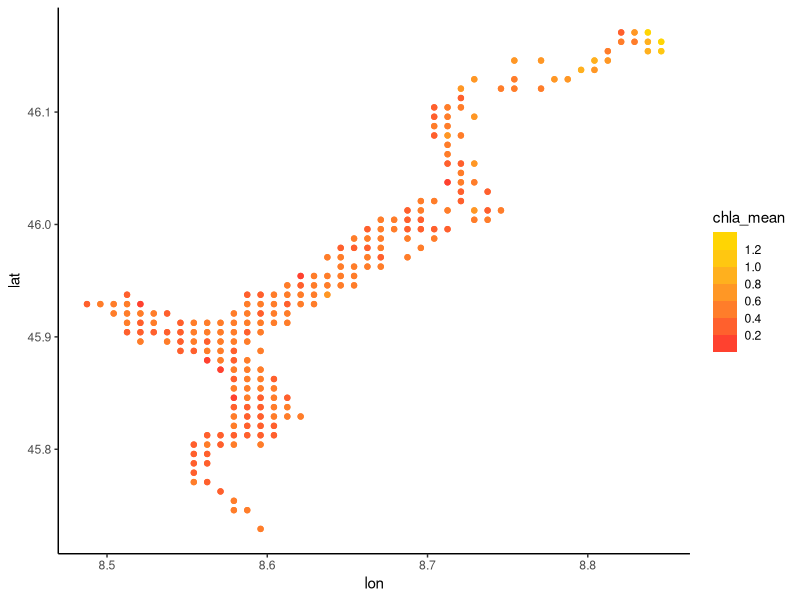
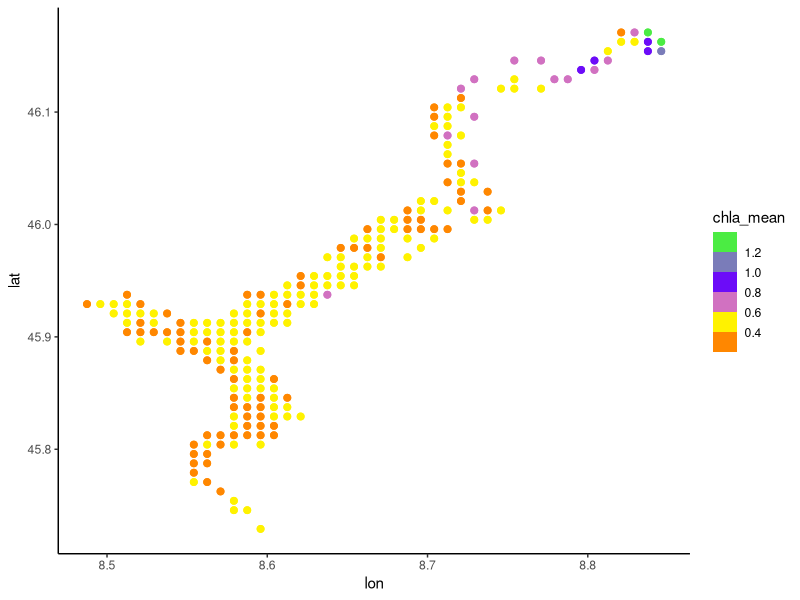
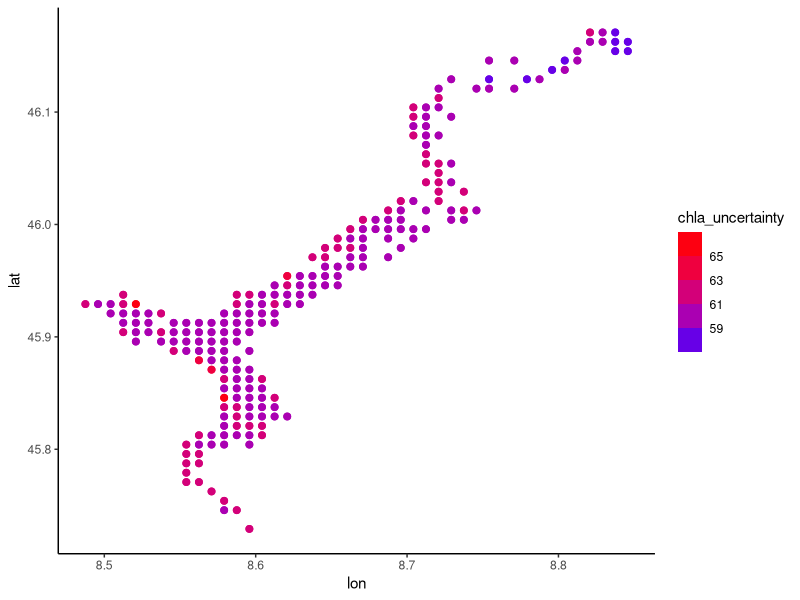
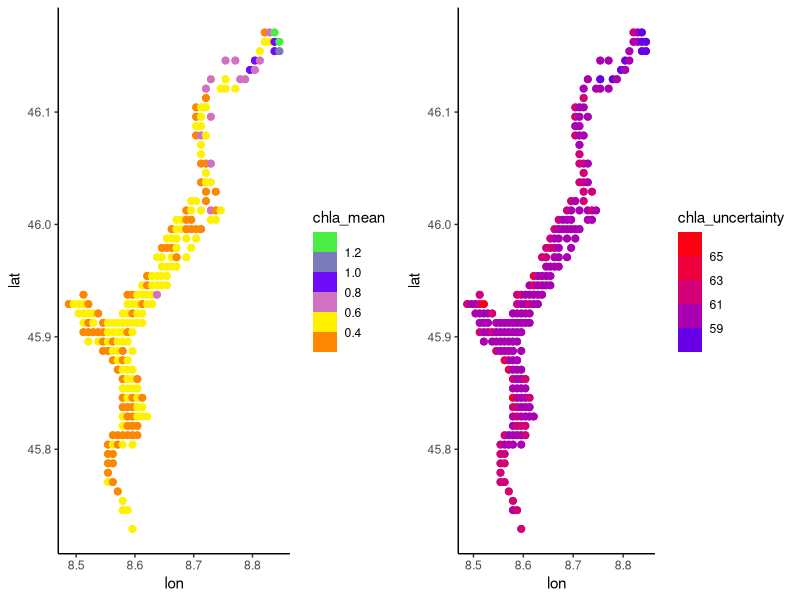
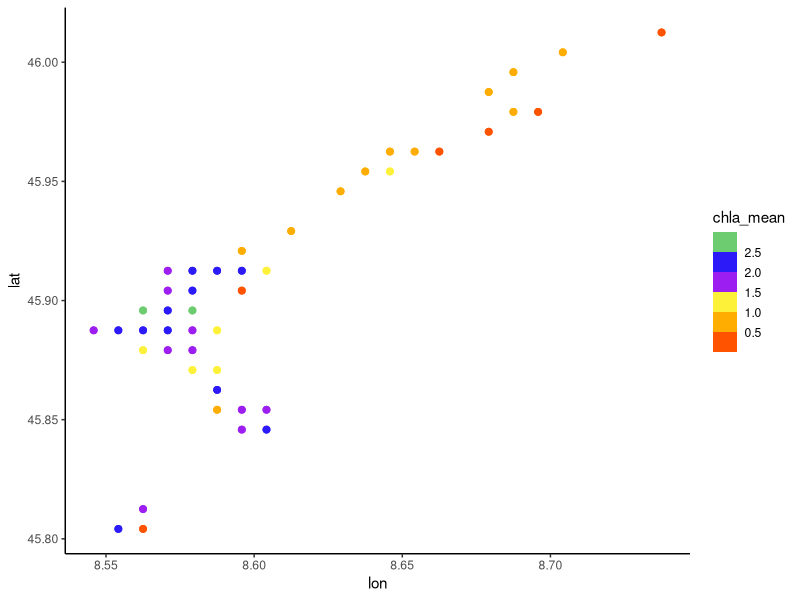
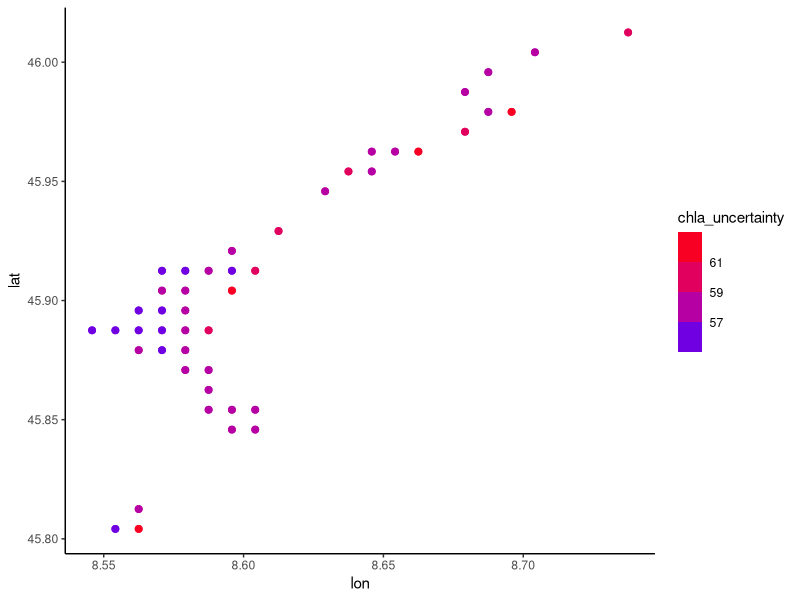
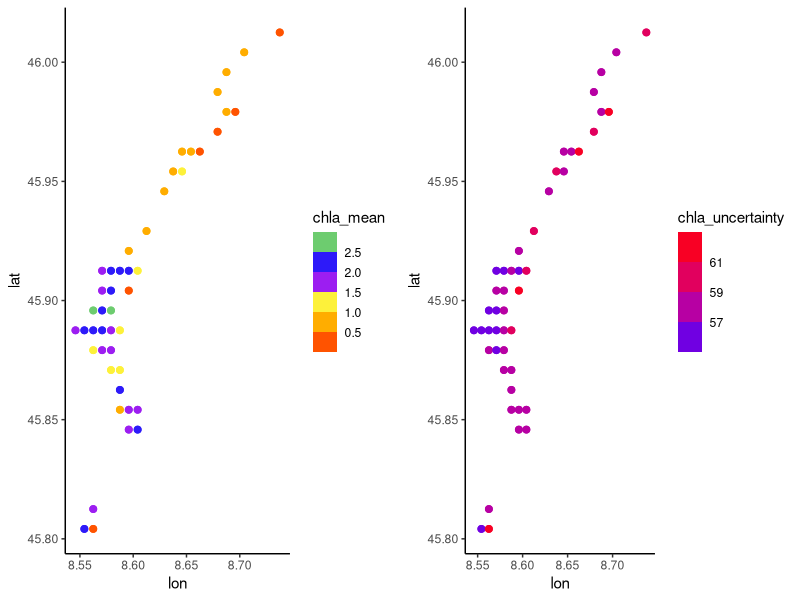

Reproduce these figures in R, in order.
# First time exploring data from the lakescci project
# 09.09.2023

library(ggplot2)
library(tidyverse)


maggiore <- read.csv("data/maggiore_8.3.csv")
maggiore2 <- subset(maggiore, select = c(lat, lon, time, chla_mean, chla_uncertainty))

# I realised a lot of the data was from around the lake which caused a lot of confusion
# this is how to filter it out:
maggiore3 <- filter(maggiore2, chla_mean < 30)
# a lake cannot have a higher chla concentration than 30 mg/m3

# visualising data from august 2019 to compare to visualisation online
(prelim_plot <- ggplot(maggiore3, aes(x = lon, y = lat, 
                                    colour = chla_mean)) +
    geom_point()+
   theme_classic()+
    scale_colour_steps(low = "#FF3030",
                       high = "#FFD700",
                       breaks = seq(0, 1.2, by = 0.2)))

(plot <- ggplot(maggiore3, aes(x = lon, y = lat, 
                                      colour = chla_mean)) +
    geom_point(size=2)+
    theme_classic()+
    scale_color_stepsn(colours = c("red", "orange", "yellow", "purple", "blue", "green"),
                       breaks = c(0, 0.4, 0.6, 0.8, 1, 1.2)))
# plot of lago maggiore from 3 August 2019
# shows higher chla values in north than the south

# note very high uncertainties 
# visualise uncertainty
(plot_uncertainty <- ggplot(maggiore3, aes(x = lon, y = lat, 
                               colour = chla_uncertainty)) +
    geom_point(size=2)+
    theme_classic()+
    scale_colour_steps(low = "blue",
                       high = "red",
                       breaks = seq(57, 66, by = 2)))
# very high uncertainties at margins
# lowest uncertainties in north

library(gridExtra)
grid.arrange(plot, plot_uncertainty,ncol = 2)

# do the same for 2020
maggiore1 <- read.csv("data/maggiore_8.3.2020.csv")
maggiore1_2 <- subset(maggiore1, select = c(lat, lon, time, chla_mean, chla_uncertainty))
maggiore1_3 <- filter(maggiore1_2, chla_mean < 30)
# a lake cannot have a higher chla concentration than 30 mg/m3

(plot2 <- ggplot(maggiore1_3, aes(x = lon, y = lat, 
                               colour = chla_mean)) +
    geom_point(size=2)+
    theme_classic()+
    scale_color_stepsn(colours = c("red", "orange", "yellow", "purple", "blue", "green"),
                       breaks = c(0, 0.5, 1, 1.5, 2, 2.5, 3)))

# visualise uncertainty
(plot_uncertainty2 <- ggplot(maggiore1_3, aes(x = lon, y = lat, 
                                           colour = chla_uncertainty)) +
    geom_point(size=2)+
    theme_classic()+
    scale_colour_steps(low = "blue",
                       high = "red",
                       breaks = seq(55, 63, by = 2)))

grid.arrange(plot2, plot_uncertainty2,ncol = 2)
